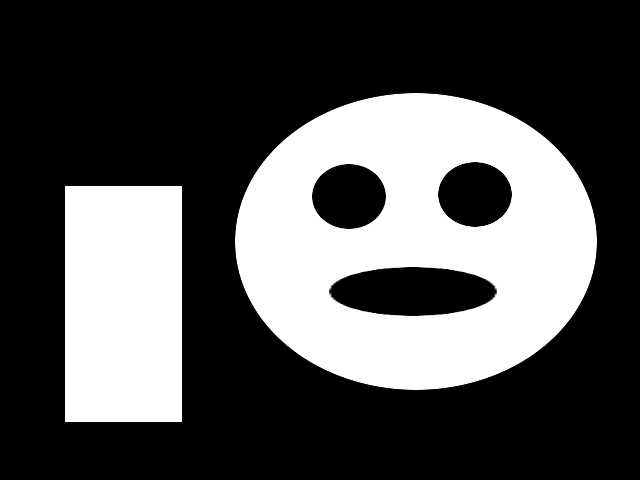
#> input picture 5주차 실습/data/bnw.png, 640 x 480 px
$ python week5-2.py   (older library calls are emulated)
#> lines starting #> are read from the running program, lines starting #| are printed output that depends on the picture; after the words box and inside, x2 and y2 are one past the last pixel; in counts of white or black regions, pixels touching at a corner belong together
import cv2
import numpy as np
import matplotlib.pyplot as plt

img = cv2.imread('data/bnw.png', cv2.IMREAD_GRAYSCALE)
#> img is the input picture: shape (480, 640); min 0, max 255, mean 81.4

connectivity = 8
num_labels, labelmap = cv2.connectedComponents(img, connectivity, cv2.CV_32S)
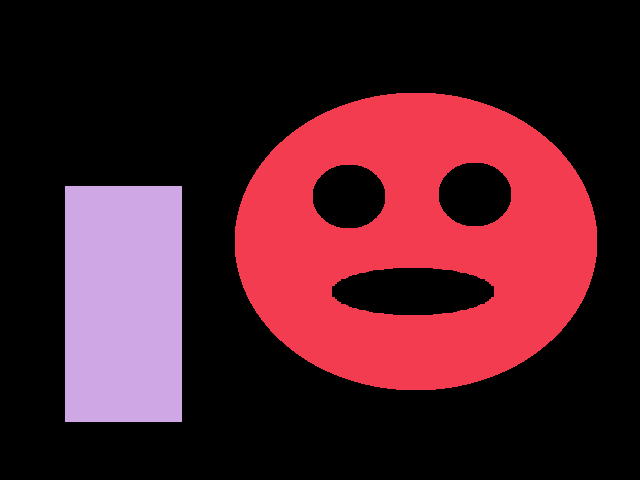
#> labelmap: shape (480, 640) int32; 3 distinct labels, from 0 to 2; one colour per label, 0 black
#> num_labels = 3

img = np.hstack((img, labelmap.astype(np.float32)/(num_labels -1)))
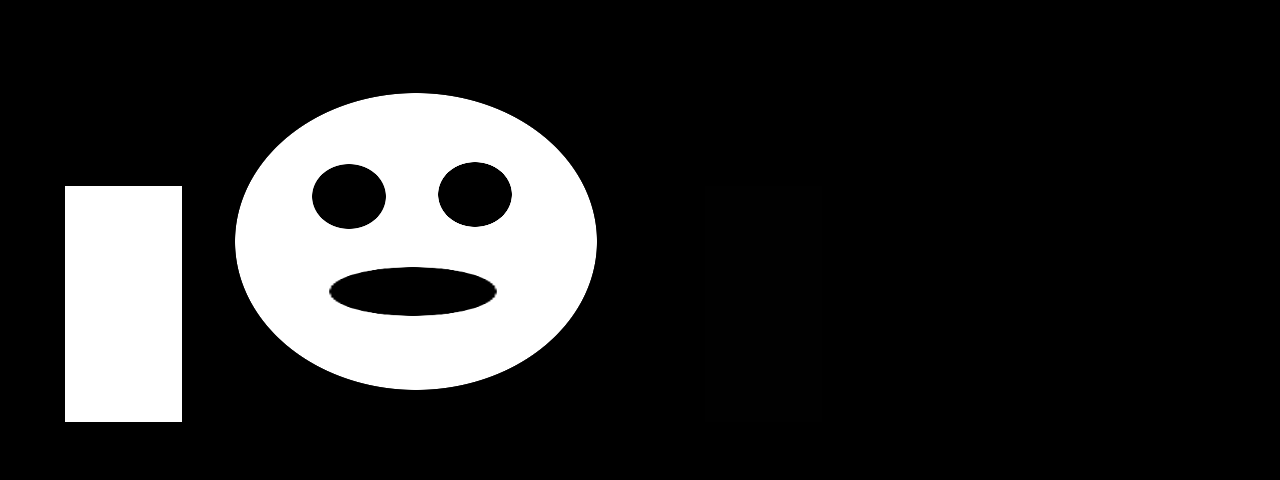
#> img: shape (480, 1280) float32; min 0, max 255, mean 40.8
cv2.imshow('connected components', img)
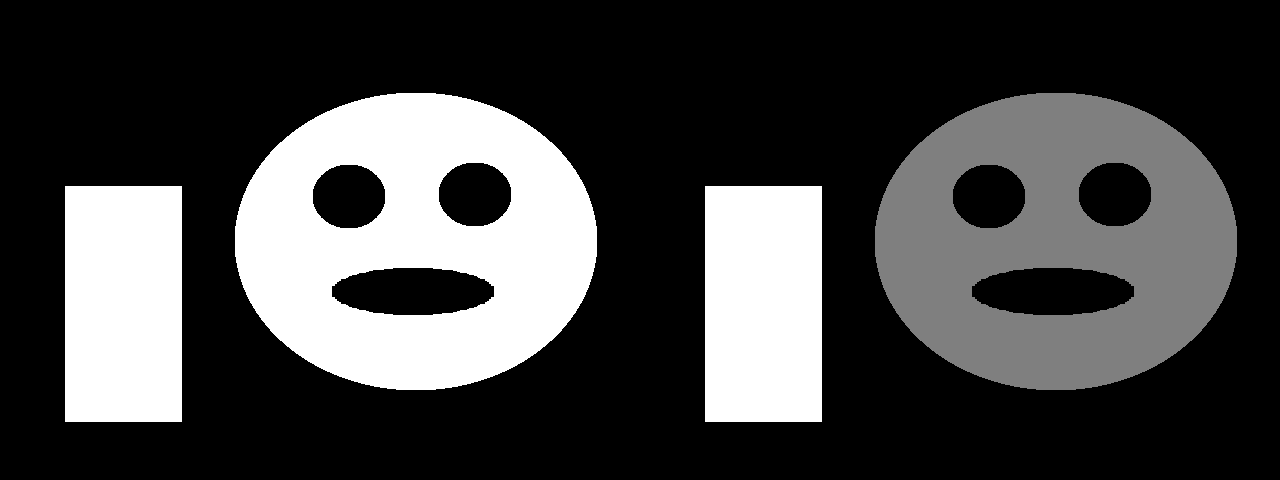
#> window 'connected components': shape (480, 1280); min 0, max 255, mean 67.4
cv2.waitKey()
cv2.destroyAllWindows()

img = cv2.imread('data/KakaoTalk_Photo_2021-09-08-20-29-00.png', cv2.IMREAD_GRAYSCALE)
otsu_thr, otsu_mask = cv2.threshold(img, -1, 1, cv2.THRESH_BINARY | cv2.THRESH_OTSU)
#> otsu_thr = 0
#> (the run stopped early here; a loop or call above may not have finished)
